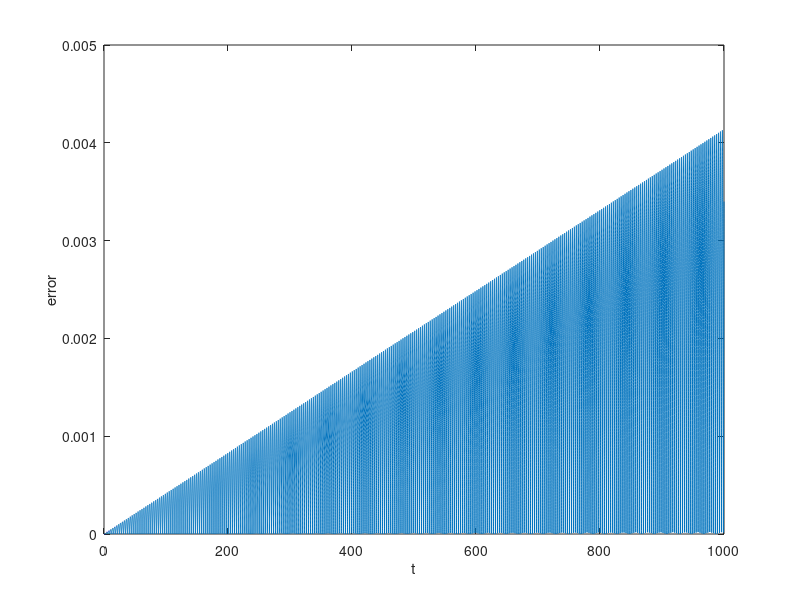

This chart was generated by the following MATLAB code:
clc;                                               % Clears the screen
clear all;

totalT = 1000;
k = 1;

x(1) = 1;
v = 0;
h = 0.01;
t(1) = 0;
n = totalT / h;
a = single(- k * x(1));
v = single(v + 1/2 *h * a);
error(1) = 0;
for i = 2 : n
    x(i) = single(x(i - 1) + v * h);
    a = single(-k * x(i));
    v = single(v + a * h); 
    t(i) = t(i - 1) + h;
    error(i) = abs(cos(t(i)) - x(i));
end
plot(t, error);
xlabel('t');ylabel('error');